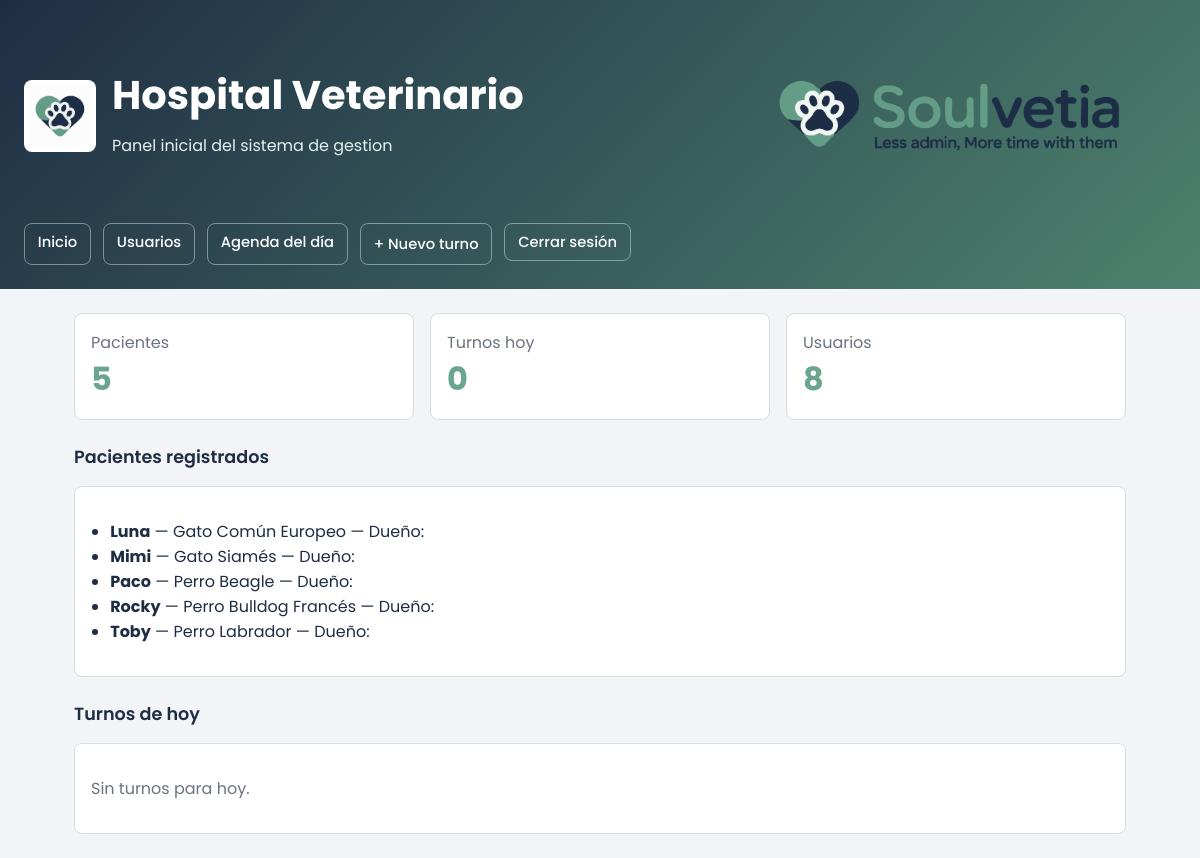
Page / (signed in) on the earlier database version.
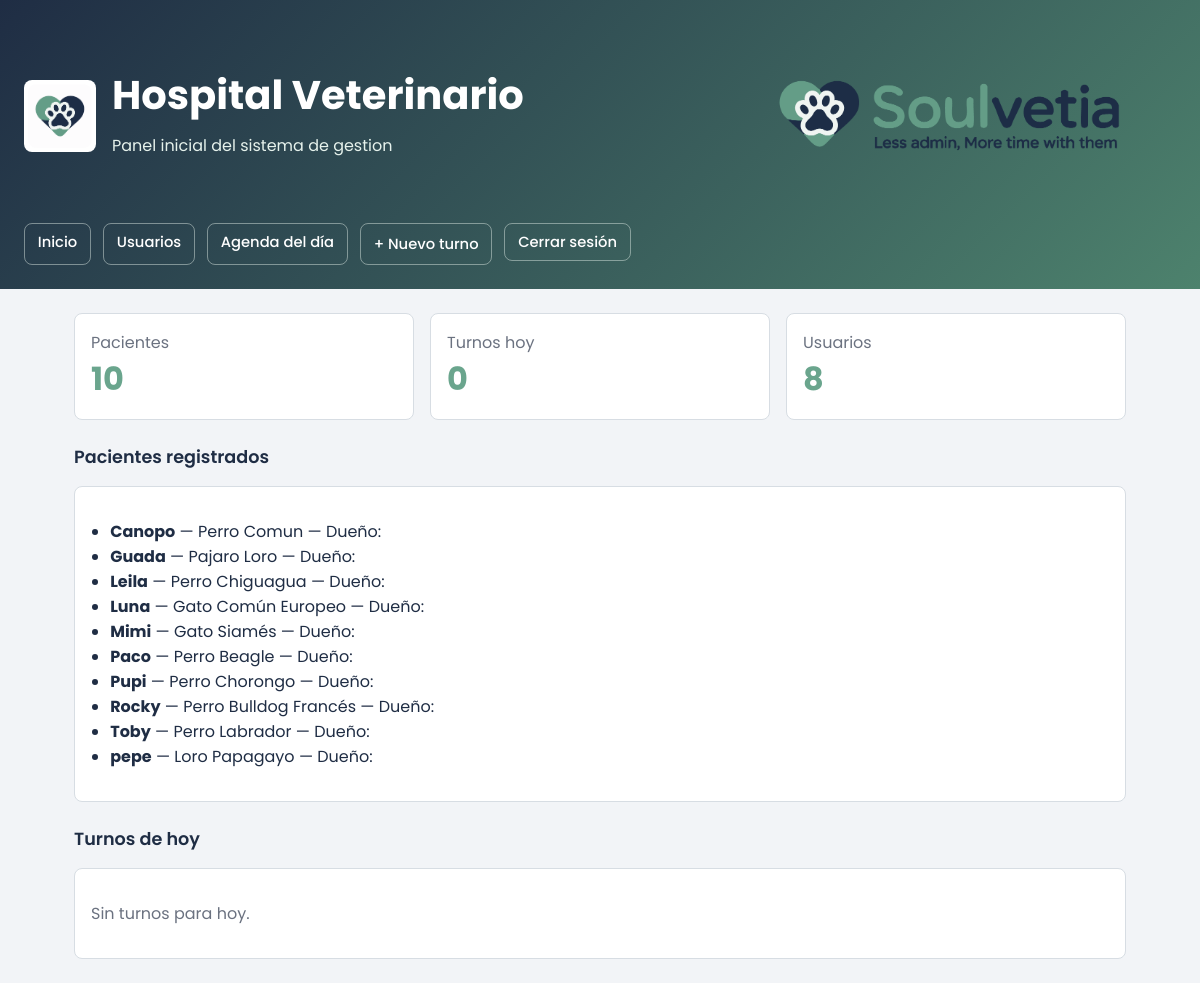
Same page on the later database version.
### tables this page shows
CREATE TABLE paciente (
            id          INTEGER NOT NULL PRIMARY KEY AUTOINCREMENT,
            cliente_id  INTEGER NOT NULL,
            nombre      TEXT    NOT NULL,
            especie     TEXT    NOT NULL,
            raza        TEXT,
            sexo        TEXT    NOT NULL DEFAULT 'desconocido'
                                CHECK (sexo IN ('M','F','desconocido')),
            fecha_nacimiento   TEXT,
            peso_kg     REAL,
            color       TEXT,
            castrado    INTEGER NOT NULL DEFAULT 0,
            estado      INTEGER NOT NULL DEFAULT 1,
            FOREIGN KEY (cliente_id) REFERENCES cliente(id)
        );

### app/controllers/main_controller.py (the view)
@main_bp.route("/")
def home():
    summary = service.get_dashboard_summary()
    return render_template("home.html", summary=summary)

### app/services/hospital_service.py (called while the page is built)
    def get_dashboard_summary(self) -> dict:
        pacientes = self.paciente_repository.list_all()
        turnos    = self.turno_repository.get_turnos_hoy()
        return {
            "patients_count":      len(pacientes),
            "appointments_count":  len(turnos),
            "users_count":         len(self.get_users()),
            "patients":            pacientes,
            "appointments":        turnos,
        }

    def get_users(self) -> list[User]:
        return self.user_repository.list_all()

### app/services/paciente_repository.py (called while the page is built)
    def _connect(self) -> sqlite3.Connection:
        conn = sqlite3.connect(self.db_path)
        conn.row_factory = sqlite3.Row
        conn.execute("PRAGMA foreign_keys = ON")
        return conn

    def list_all(self) -> list[Paciente]:
        with self._connect() as conn:
            rows = conn.execute("""
                SELECT p.*, c.nombre || ' ' || c.apellido AS propietario,
                       c.telefono, c.email AS email_cliente
                FROM paciente p
                JOIN cliente c ON c.id = p.cliente_id
                WHERE p.estado = 1
                ORDER BY p.nombre
            """).fetchall()
        return [self._row_to_paciente(r) for r in rows]

    def _row_to_paciente(self, row: sqlite3.Row) -> Paciente:
        return Paciente(
            id=row["id"],
            cliente_id=row["cliente_id"],
            nombre=row["nombre"],
            especie=row["especie"],
            raza=row["raza"] or "",
            sexo=row["sexo"],
            fecha_nacimiento=date.fromisoformat(row["fecha_nacimiento"])
                             if row["fecha_nacimiento"] else date.today(),
            peso_kg=Decimal(str(row["peso_kg"])) if row["peso_kg"] else Decimal("0"),
            color=row["color"] or "",
            castrado=row["castrado"],
            estado=row["estado"],
        )

### app/services/turno_repository.py (called while the page is built)
    def _connect(self) -> sqlite3.Connection:
        conn = sqlite3.connect(self.db_path)
        conn.row_factory = sqlite3.Row
        conn.execute("PRAGMA foreign_keys = ON")
        return conn

### app/services/user_repository.py (called while the page is built)
    def _connect(self) -> sqlite3.Connection:
        conn = sqlite3.connect(self.db_path)
        conn.row_factory = sqlite3.Row
        return conn

    def list_all(self) -> list[User]:
        with self._connect() as conn:
            rows = conn.execute("SELECT * FROM users ORDER BY id").fetchall()
        return [self._row_to_user(row) for row in rows]

### app/templates/home.html
{% extends "base.html" %}
{% block content %}
<div class="grid">
  <div class="card">
    <div class="muted">Pacientes</div>
    <div class="metric">{{ summary.patients_count }}</div>
  </div>
  <div class="card">
    <div class="muted">Turnos hoy</div>
    <div class="metric">{{ summary.appointments_count }}</div>
  </div>
  <div class="card">
    <div class="muted">Usuarios</div>
    <div class="metric">{{ summary.users_count }}</div>
  </div>
</div>
<div class="section-title">Pacientes registrados</div>
<div class="card">
  {% if summary.patients %}
  <ul>
    {% for p in summary.patients %}
      <li>
        <strong>{{ p.nombre }}</strong> —
        {{ p.especie }}{{ ' ' + p.raza if p.raza else '' }} —
        Dueño: {{ p.propietario }}
      </li>
    {% endfor %}
  </ul>
  {% else %}
    <p class="muted">Sin pacientes registrados.</p>
  {% endif %}
</div>
<div class="section-title">Turnos de hoy</div>
<div class="card">
  {% if summary.appointments %}
  <ul>
    {% for t in summary.appointments %}
      <li>
        <strong>{{ t.mascota }}</strong> con {{ t.veterinario }} —
        {{ t.fecha_hora[11:16] }} —
        {{ t.motivo or 'Sin motivo' }}
        <span class="muted">({{ t.estado }})</span>
      </li>
    {% endfor %}
  </ul>
  {% else %}
    <p class="muted">Sin turnos para hoy.</p>
  {% endif %}
</div>
{% endblock %}

### app/templates/base.html (shortened to what this page needs)
<!doctype html>
<html lang="es">
  <head>
  </head>
  <body class="{% block body_class %}{% endblock %}">
    {% block auth_content %}
    <header>
      <div class="header-content">
        <div class="header-row">
          <div class="brand">
            <img class="brand-icon" src="{{ url_for('static', filename='resources/Icono2.png') }}" alt="Hospital Veterinario">
            <div>
              <h1>Hospital Veterinario</h1>
              <p>Panel inicial del sistema de gestion</p>
            </div>
          </div>
          <img class="hero-banner" src="{{ url_for('static', filename='resources/Banner.png') }}" alt="Soulvetia">
        </div>
        <nav class="nav">
          <a href="/">Inicio</a>
          <a href="/usuarios/">Usuarios</a>
          {% if session.user_id %}
            <a href="{{ url_for('dashboard.index') }}">Agenda del día</a>
            {% if current_user.user_role in ('Administrador', 'Recepcionista') %}
              <a href="{{ url_for('turnos.nuevo') }}" class="button">+ Nuevo turno</a>
            {% endif %}
            <form class="nav-form" method="post" action="{{ url_for('auth.logout') }}">
              <button type="submit">Cerrar sesión</button>
            </form>
          {% endif %}
        </nav>
      </div>
    </header>
    <main>
      {% block content %}{% endblock %}
    </main>
    {% endblock %}
  </body>
</html>

### app/templates/base.html (style rules this page uses)
:root { --primary: #6AA58D; --primary-dark: #4d826d; --ink: #1F2D44; --surface: #F2F4F7; --surface-tint: #E6F2EC; --card: #ffffff; --muted: #6B7280; --border: #d7dde3; --danger: #b42318; --danger-bg: #fff1f0; --success-bg: #E6F2EC; --accent: var(--primary); --success: #2d6a4f; --text-muted: var(--muted); --surface-2: #f2f4f7; --text: var(--ink); }
* { box-sizing: border-box; }
body { margin: 0; font-family: "Poppins", Arial, Helvetica, sans-serif; background: var(--surface); color: var(--ink); }
header { background: linear-gradient(135deg, var(--ink), var(--primary-dark)); color: white; min-height: 240px; padding: 0; }
.hero-banner { width: 100%; max-width: 460px; height: auto; display: block; }
.header-content { min-height: 240px; display: flex; flex-direction: column; justify-content: center; padding: 1.5rem; }
.header-row { display: flex; align-items: center; justify-content: space-between; gap: 1.5rem; }
header h1 { margin: 0; font-size: clamp(1.8rem, 4vw, 2.5rem); font-weight: 700; line-height: 1.1; }
header p { color: var(--surface-tint); margin-bottom: 0; font-weight: 400; }
.brand { display: flex; align-items: center; gap: 1rem; max-width: 720px; }
.brand-icon { width: 72px; height: 72px; border-radius: 8px; background: white; object-fit: contain; padding: 0.25rem; }
.nav { display: flex; gap: 0.75rem; flex-wrap: wrap; margin-top: 1rem; }
.nav a, .nav button { color: white; text-decoration: none; border: 1px solid rgba(230,242,236,0.45); padding: 0.45rem 0.8rem; border-radius: 8px; font-size: 0.92rem; font-weight: 500; background: transparent; font-family: inherit; cursor: pointer; }
.nav-form { margin: 0; }
main { max-width: 1100px; margin: 0 auto; padding: 1.5rem; }
.grid { display: grid; grid-template-columns: repeat(auto-fit, minmax(220px, 1fr)); gap: 1rem; }
.card { background: var(--card); border: 1px solid var(--border); border-radius: 8px; padding: 1rem; }
.metric { font-size: 2rem; font-weight: 700; color: var(--primary); }
.section-title { margin: 1.5rem 0 1rem; font-size: 1.1rem; color: var(--ink); font-weight: 600; }
ul { padding-left: 1.2rem; }
.muted { color: var(--muted); }
.button { display: inline-flex; align-items: center; justify-content: center; min-height: 2.6rem; padding: 0.7rem 1rem; border: 1px solid var(--primary); border-radius: 8px; background: var(--primary); color: white; font: inherit; font-weight: 600; text-decoration: none; cursor: pointer; }

Differences in the rows shown:
added paciente: nombre "Canopo", especie "Perro", raza "Comun"
added paciente: nombre "Guada", especie "Pajaro", raza "Loro"
added paciente: nombre "Leila", especie "Perro", raza "Chiguagua"
added paciente: nombre "Pupi", especie "Perro", raza "Chorongo"
added paciente: nombre "pepe", especie "Loro", raza "Papagayo"
Other differences:
{{ summary.patients_count }}: "5" → "10"
